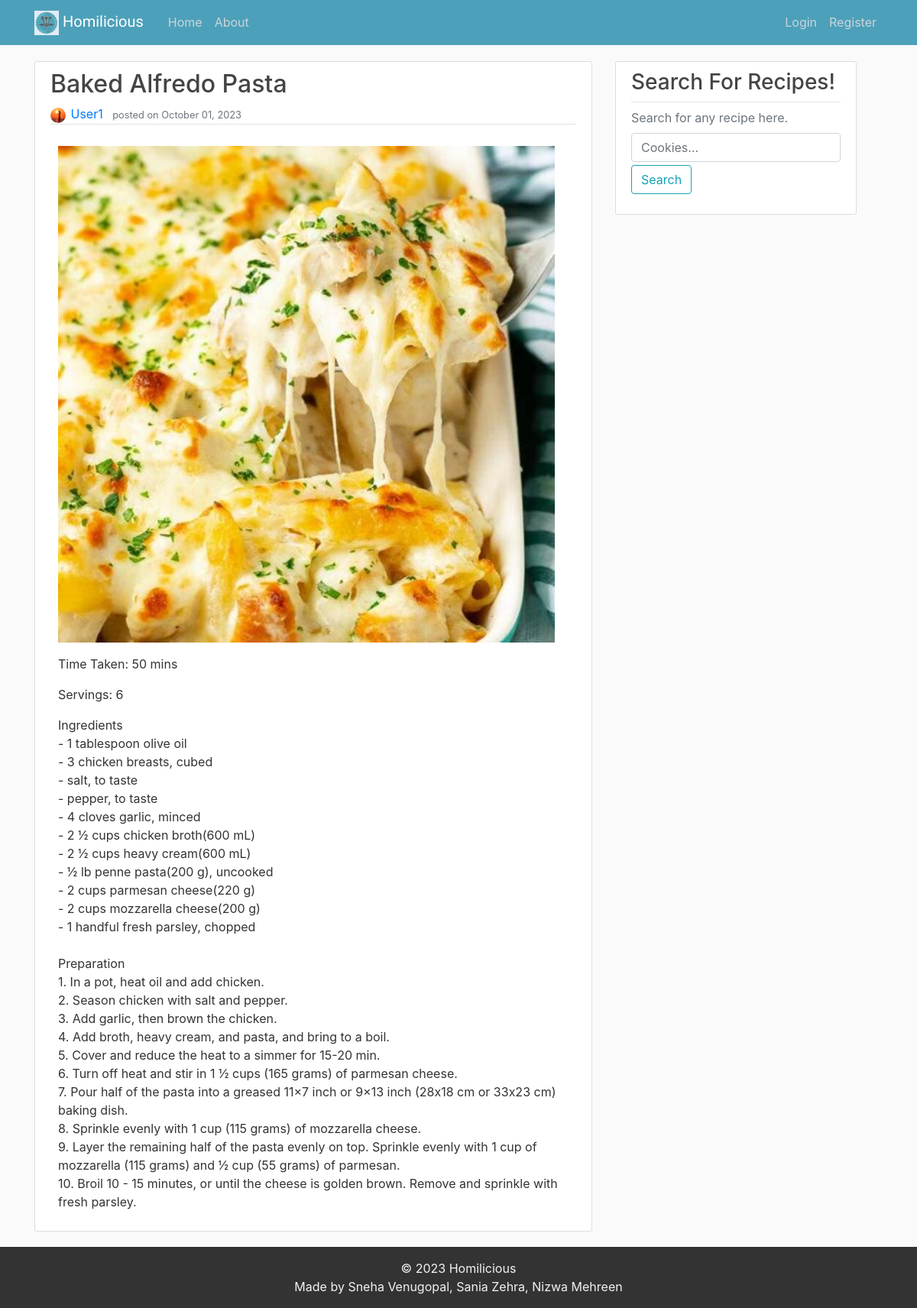
The app's page /recipe/2/ with its own data.
### recipes/models.py (models this page shows, shortened)
class Recipe(models.Model):
    recipe_name = models.CharField(max_length=100)
    author = models.ForeignKey(User, on_delete=models.CASCADE)
    content = models.TextField()
    date_posted = models.DateTimeField(default=timezone.now)
    recipe_img = models.ImageField(upload_to="recipe_images")
    total_time = models.CharField(max_length=20)
    servings = models.PositiveIntegerField()

### users/models.py (models this page shows, shortened)
class Profile(models.Model):
    user = models.OneToOneField(User, on_delete=models.CASCADE)
    profile_pic = models.ImageField(default='profile_pics/default.jpg', upload_to='profile_pics')

### recipes/views.py (the view)
# urls.py: path('recipe/<int:pk>/', RecipeDetailView.as_view(), name='recipe_detail'),
class RecipeDetailView(DetailView):
    model = Recipe

### recipes/templates/recipes/recipe_detail.html (shortened to what this page needs)
{% extends "recipes/base.html" %}
{% block content %}
    <article class="media content-section">
        <div class="media-body">
        <h2 class="article-title">{{ object.recipe_name }}</h2>
        <div class="article-metadata">
            <img style="width: 20px; height: 20px;" class="smaller-image rounded-circle article-img" src="{{ recipe.author.profile.profile_pic.url }}">
            <a class="mr-2" href="#">{{ object.author }}</a>
            <small class="text-muted">posted on {{ object.date_posted|date:"F d, Y" }}</small>
        </div>
        <p class="article-content">
            <img src="{{ recipe.recipe_img.url }}" alt="Recipe Image" width="650">
        </p>
        <p class="article-content">Time Taken: {{ object.total_time }}</p>
        <p class="article-content">Servings: {{ object.servings }}</p>
        <p class="article-content">{{ object.content }}</p>
        </div>
    </article>
{% endblock content %}

### recipes/static/recipes/style.css (style rules this page uses)
body { min-height: 100vh; display: flex; flex-direction: column; background: #fafafa; color: #333333; margin-top: 5rem; }
h1, h2, h3, h4, h5, h6 { color: #444444; }
.content-section { background: #ffffff; padding: 10px 20px; border: 1px solid #dddddd; border-radius: 3px; margin-bottom: 20px; }
.article-title { color: #444444; }
.article-content { white-space: pre-line; margin-left: 10px; }
.article-img { height: 65px; width: 65px; margin-right: 2px; }
.article-metadata { padding-bottom: 1px; margin-bottom: 4px; border-bottom: 1px solid #e3e3e3 }

### records on screen
Recipe: recipe_name "Baked Alfredo Pasta", author.profile.profile_pic (picture), author "User1", date_posted "October 01, 2023", recipe_img (picture), total_time "50 mins", servings "6", content "Ingredients - 1 tablespoon olive oil - 3 chicken breasts, cubed - salt, to taste - pepper, to taste - 4 cloves garlic, minced - 2 ½ cups chicken broth(600 mL) - 2 ½ cups heavy cream(600 mL) - ½ lb penne pasta(200 g), uncooked - 2 cups parmesan cheese(220 g) - 2 cups mozzarella cheese(200 g) - 1 handful fresh parsley, chopped Preparation 1. In a pot, heat oil and add chicken. 2. Season chicken with salt and pepper. 3. Add garlic, then brown the chicken. 4. Add broth, heavy cream, and pasta, and bring to a boil. 5. Cover and reduce the heat to a simmer for 15-20 min. 6. Turn off heat and stir in 1 ½ cups (165 grams) of parmesan cheese. 7. Pour half of the pasta into a greased 11×7 inch or…"
